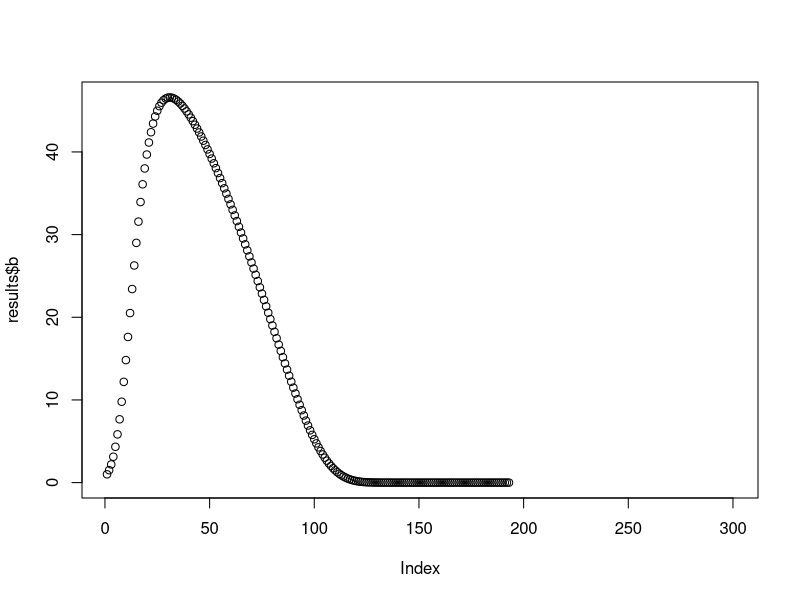
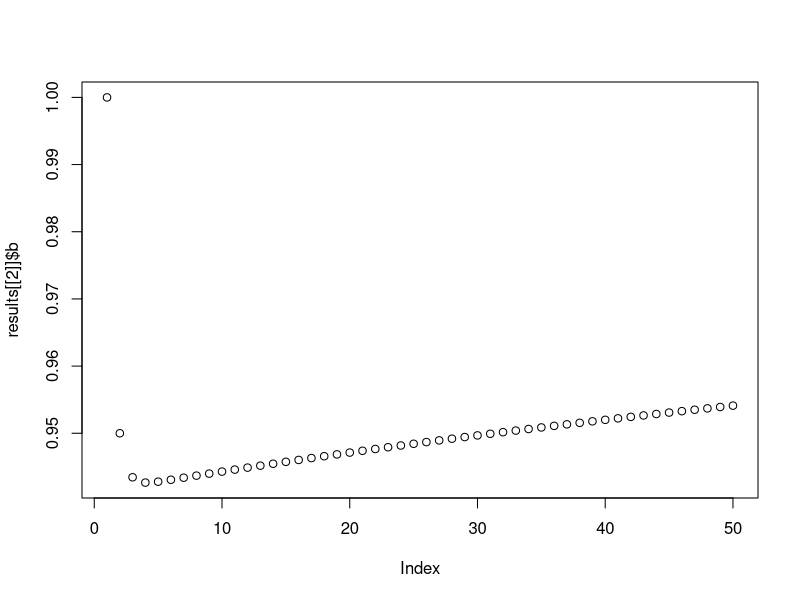

Recreate these plots in R, in order.
# Operating model - this is our basic core model
## Initial version created 10/28 with help from Dan

##############################
# Step 1- Create df of experiments to run through the model
## Example for setup

n_experiment = 10 #Number of experiments we are running

experiment <- data.frame(
  r = runif(n_experiment, min = 0.05, max = 1.2),
  r_s = runif(n_experiment, min = -0.01, max = 0.01),
  k = runif(n_experiment, min = 0.001, max = 1.00)) # Here we are specifying the range for all the inputs we are varying in this model run
##############################
# Step 2 - define the simulation model

sim_fishery <- function(b, f, r, r_s, p, k, years){
  # b = 1
  # f = 1.5
  # g = 0.2
  # g_s = -0.01
  # phi = 0.188
  # years = 50   Note: these values were to help setup the initial model and ensure it ran properly - we don't need these anymore
  
  results <- data.frame(
    b = rep(NA, years), c = rep(NA, years), 
    year = 1:years, r = rep(NA, years)) #Setup the results dataframe where the outputs will be writen for however many years our experiment is running
  
  #Set the initial result for the outputs in year 1
  results$b[1] = b
  results$c[1] = f * b
  results$r[1] = r
  
  #Loop the model over the specified number of years
  for (t in 2:years) {
    
    results$c[t] = results$b[t-1] * f #define catch - won't need this if using the climate ready management below
    results$b[t] = results$b[t-1] + (results$r[t-1] / p)*results$b[t-1]*(1 - ((results$b[t-1]/k) ^ p))-results$c[t]#operating model-PT
    results$r[t] = results$r[1] * (1 + (r_s*(t-1))) #climate model - how does r change with climate change in each year
    
    
  #   if (manager == "climate ready"){
  #     results$c[t] = results$g[t] * f * 
  #       (results$b[t] * exp(rnorm(1, 0, e))) #example of adding climate management with log normal observation error 
  #   }
  #   
  #   if (manager != "climate ready"){
  #     results$c[t] = g * f * (results$b[t] * exp(rnorm(1, 0, e)))
  #   }
   } 
  
  return(results)
}

results = sim_fishery(b = 1, f = 0.1, r = 0.2, p = 0.2,
                      years = 300, r_s = -0.01, k = 100) #Test the model to be sure it works
plot(results$b) #View results to make sure they make sense

####################
# Step 3 - Run the model for the experiments 

results = list() #we want the results to be outputted as a list

#Loop the simualation model over the experiments
for (i in 1:n_experiment){
  results[[i]] <- sim_fishery(b = 1, f = 0.05, r = experiment$r[i], r_s = experiment$r_s[i], p = 0.2,
                              years = 50, k = 1)
}
#Note if you're getting a data has more rows type error you forgot to run the results = list() command first 

plot(results[[2]]$b) #plot results for b from the 2nd experiment
